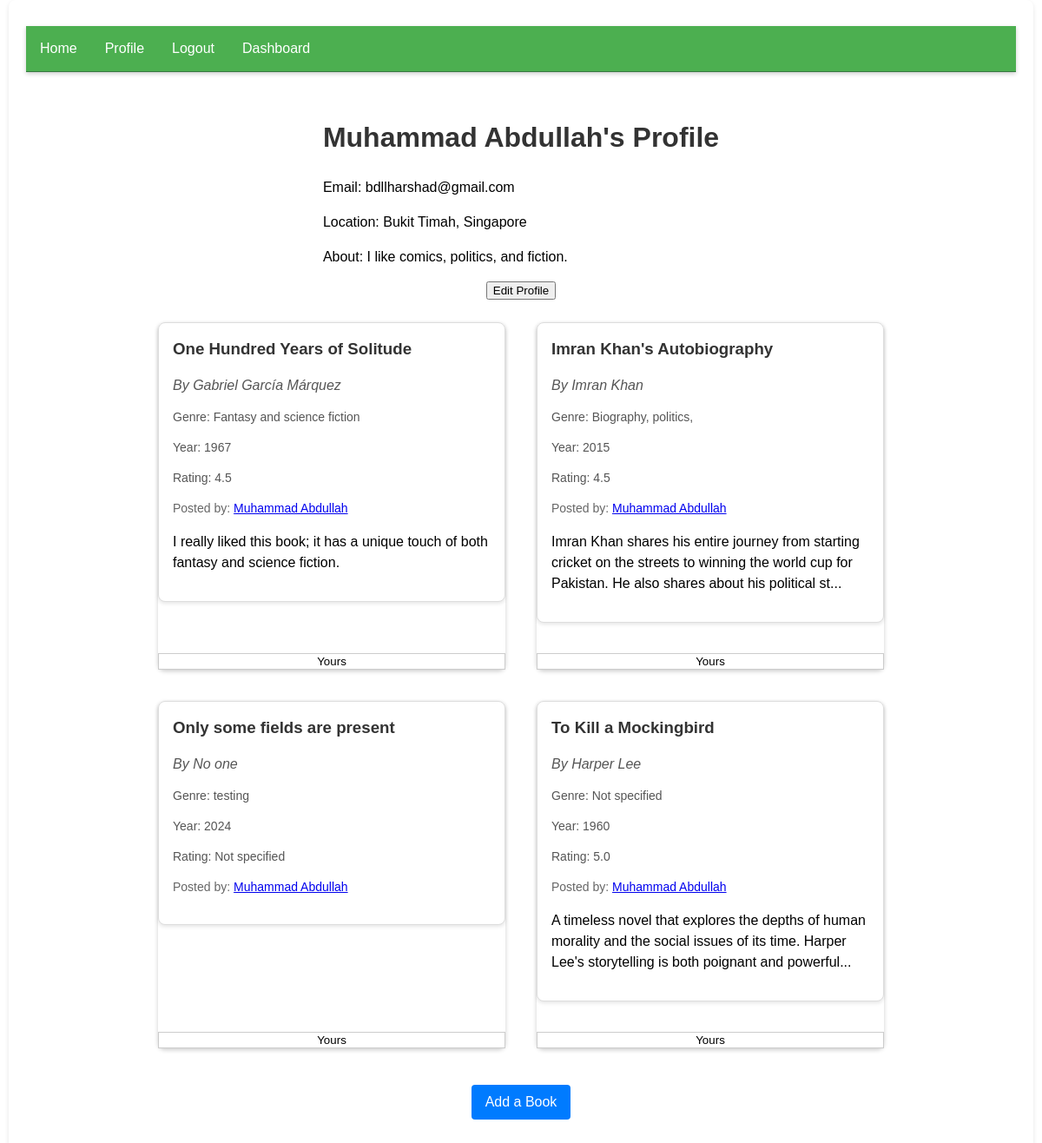
Screenshot of /profile/1 (signed in) with the database file from the repository.
### models.py (models this page shows, shortened)
class User(db.Model, UserMixin):
    __table_args__ = {"extend_existing": True}
    id = db.Column(db.Integer, primary_key=True)
    name = db.Column(db.String(80), nullable=False)
    email = db.Column(db.String(120), unique=True, nullable=False)
    password = db.Column(db.String(80), nullable=False)
    bio = db.Column(db.Text, nullable=True)
    location = db.Column(db.String(100), nullable=True)

class Book(db.Model):
    __table_args__ = {"extend_existing": True}
    id = db.Column(db.Integer, primary_key=True)
    title = db.Column(db.String(100), nullable=False)
    author = db.Column(db.String(100), nullable=False)
    user_id = db.Column(db.Integer, db.ForeignKey("user.id"), nullable=False)
    user = db.relationship("User", backref=db.backref("books", lazy=True))
    genre = db.Column(db.String(100), nullable=True)
    year = db.Column(db.Integer, nullable=True)
    rating = db.Column(db.Float, nullable=True)
    review = db.Column(db.Text, nullable=True)
    summary = db.Column(db.Text, nullable=True)
    likes = db.relationship("Like", backref="book", lazy="dynamic")

### bookX.py (the view)
@app.route("/profile/<int:user_id>", methods=["GET", "POST"])
@login_required
def profile(user_id):
    user = User.query.get_or_404(user_id)
    books = Book.query.filter_by(user_id=user_id).all()
    for book in books:
        book.is_liked = is_book_liked_by_user(book.id, current_user.id)
    return render_template("profile.html", user=user, books=books)

### bookX.py (called while the page is built)
@login_manager.user_loader
def load_user(user_id):
    return User.query.get(int(user_id))

### utils.py (called while the page is built)
def is_book_liked_by_user(book_id, user_id):
    return bool(Like.query.filter_by(book_id=book_id, user_id=user_id).first())

### templates/profile.html (shortened to what this page needs)
{% extends 'base.html' %}
{% block content %}
    <div class="profile-container">
        <div id="profile-details">
            <h1>{{ user.name }}'s Profile</h1>
            <p>Email: {{ user.email }}</p>
            <div id="locationDisplay" class="view-field">
                <p>Location: {{ user.location or 'Not specified' }}</p>
            </div>
            <div id="bioDisplay" class="view-field">
                <p>About: {{ user.bio or 'Not specified' }}</p>
            </div>
        </div>
        {% if current_user.id == user.id %}
            <button onclick="toggleEdit(this)" data-editing="false">Edit Profile</button>
        {% endif %}
        {% if books %}
        <div class="books-grid">
            {% for book in books %}
                {% include 'book_card.html' %}
            {% endfor %}
        </div>
        {% else %}
        <p>You haven't added any books yet.</p>
        {% endif %}
        {% if current_user.id == user.id %}
        <a href="{{ url_for('add_book') }}" class="btn add-book-btn">Add a Book</a>
        {% endif %}
    </div>
{% endblock %}

### templates/base.html (shortened to what this page needs)
<!DOCTYPE html>
<html>
<head>
    <link rel="stylesheet" href="{{ url_for('static', filename='styles.css') }}">
</head>
<body class="body-container">
  <header>
      <nav>
          <ul>
              <li><a href="{{ url_for('index') }}">Home</a></li>
              {% if current_user.is_authenticated %}
              <li><a href="{{ url_for('profile', user_id=current_user.id) }}">Profile</a></li>
              <li><a href="{{ url_for('logout') }}">Logout</a></li>
              {% else %}
              <li><a href="{{ url_for('login') }}">Login</a></li>
              <li><a href="{{ url_for('register') }}">Register</a></li>
              {% endif %}
              {% if current_user.is_authenticated %}
              <li><a href="{{ url_for('dashboard') }}">Dashboard</a></li>
              {% endif %}
          </ul>
      </nav>
  </header>
  {% block content %}
  {% endblock %}
</body>
</html>

### templates/book_card.html (shortened to what this page needs)
<div class="book-card-and-like-button">
    <div class="book-card" onclick="window.location.href='{{ url_for('view_book', book_id=book.id) }}';">
        <div class="book-content">
            <h3 class="book-title">{{ book.title }}</h3>
            <p class="book-author">By {{ book.author }}</p>
            <p class="book-genre">Genre: {{ book.genre or 'Not specified' }}</p>
            <p class="book-year">Year: {{ book.year or 'Not specified' }}</p>
            <p class="book-rating">Rating: {{ book.rating or 'Not specified' }}</p>
            <p class="book-owner">Posted by: <a href="{{ url_for('profile', user_id=book.user.id) }}" class="">{{book.user.name}}</a> </p>
            <p>{{ book.review[:150] }}{% if book.review|length > 150 %}...{% endif %}</p>
        </div>
    </div>
    {% if current_user.is_authenticated %}
    {% if book.user_id != current_user.id %}
        <button class="like-btn {{ 'liked' if book.is_liked else 'not-liked' }}" data-book-id="{{ book.id }}">
            {% if book.is_liked %}
                Unlike
            {% else %}
                Like
            {% endif %}
        </button>
    {% else %}
        <button class="yours" disabled>Yours</button>
    {% endif %}
{% else %}
    <button class="redirect" onclick="location.href='{{ url_for('login') }}'">Log in to like</button>
{% endif %}
</div>

### static/styles.css (style rules this page uses)
html { font-size: 16px; font-family: Arial, sans-serif; line-height: 1.5; width: 100%; height: 100%; }
h1 { color: #333; text-align: center; }
header { width: 100%; padding: 10px 0; text-align: center; }
nav { width: 100%; background-color: #4CAF50; border-bottom: 1px solid #387942; box-shadow: 0 2px 5px rgba(0,0,0,0.2); position: relative; z-index: 1000; display: flex; flex-direction: row; width: 100%; }
nav ul { list-style-type: none; margin: 0; padding: 0; overflow: hidden; }
nav ul li { float: left; }
nav ul li a { display: block; color: white; text-align: center; padding: 14px 16px; text-decoration: none; transition: background-color 0.3s; }
.body-container { font-family: Arial, sans-serif; width:95%; margin: 0 auto; padding: 20px; box-shadow: 0 2px 5px rgba(0,0,0,0.1); border-radius: 8px; background-color: #fff; display: flex; flex-direction: column; justify-content: center; align-items: center; }
.profile-container { display: flex; flex-direction: column; align-items: center; margin-top: 20px; width: 100%; }
.books-grid { display: flex; flex-wrap: wrap; justify-content: center; gap: 16px; padding: 16px; }
.book-card { cursor: pointer; background-color: #fff; border: 1px solid #ddd; border-radius: 8px; box-shadow: 0 2px 4px rgba(0, 0, 0, 0.1); transition: box-shadow 0.3s ease; }
.book-card-and-like-button { display: flex; flex-direction: column; min-width: 400px; max-width: 400px; min-height: 400px; max-height: 400px; margin: 10px; justify-content: space-between; box-shadow: 0 2px 5px rgba(0,0,0,0.2); border-radius: 8px; background-color: #fff; }
.book-content { padding: 16px; }
.book-title { margin-top: 0; color: #333; }
.book-author { color: #666; font-style: italic; }
.book-snippet, .book-genre, .book-rating, .book-year { color: #333; font-size: 14px; margin-bottom: 16px; }
.book-owner { color: #666; font-size: 14px; margin-bottom: 16px; text-decoration: None; }
.btn { background-color: #007bff; color: white; padding: 8px 16px; text-align: center; text-decoration: none; display: inline-block; font-size: 16px; border-radius: 4px; transition: background-color 0.3s ease; }
.add-book-btn { display: block; width: max-content; margin: 16px auto; }
.book-title { color: #333; margin-bottom: 10px; }
.book-author, .book-year, .book-genre, .book-rating { color: #555; margin-bottom: 8px; }
.btn { cursor: pointer; }
.book-card { position: relative; }
.yours, .redirect { background-color: white; color: black; border: 1px solid #ccc; cursor: pointer; }

### rows the page displays
User: name "Muhammad Abdullah", email "bdllharshad@gmail.com", location "Bukit Timah, Singapore", bio "I like comics, politics, and fiction."
Book: title "One Hundred Years of Solitude", author "Gabriel García Márquez", genre "Fantasy and science fiction", year "1967", rating "4.5", user.name "Muhammad Abdullah", review "I really liked this book; it has a unique touch of both fantasy and science fiction.", shows "Yours"
Book: title "Imran Khan's Autobiography", author "Imran Khan", genre "Biography, politics,", year "2015", rating "4.5", user.name "Muhammad Abdullah", review "Imran Khan shares his entire journey from starting cricket on the streets to winning the world cup for Pakistan. He also shares about his political st", shows "Yours"
Book: title "Only some fields are present", author "No one", genre "testing", year "2024", rating "Not specified", user.name "Muhammad Abdullah", shows "Yours"
Book: title "To Kill a Mockingbird", author "Harper Lee", genre "Not specified", year "1960", rating "5.0", user.name "Muhammad Abdullah", review "A timeless novel that explores the depths of human morality and the social issues of its time. Harper Lee's storytelling is both poignant and powerful", shows "Yours"
